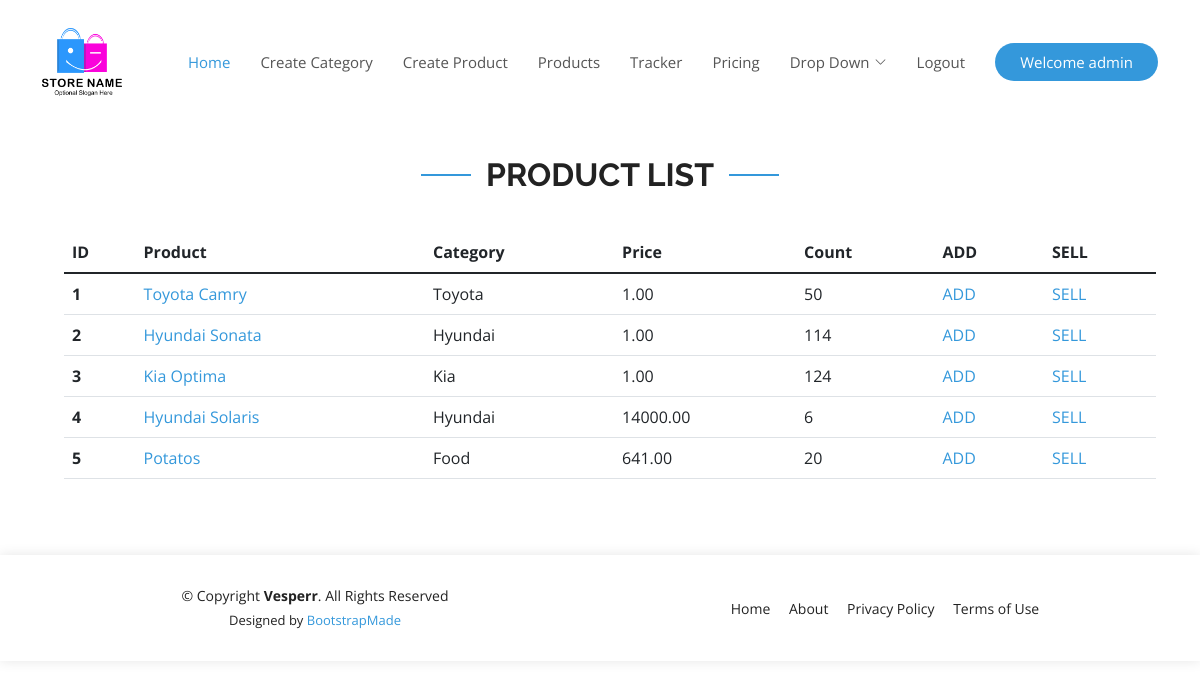
Screenshot of /products/ (signed in) with the database file from the repository.
### store/models.py (models this page shows, shortened)
class Product(models.Model):
    name = models.CharField(max_length=255)
    category = models.ForeignKey(Category, on_delete=models.CASCADE, related_name='product')
    price = models.DecimalField(max_digits=20, decimal_places=2)
    count = models.IntegerField()
    description = models.TextField(blank=True, null=True)
    created = models.DateTimeField(auto_now_add=True)
    updated = models.DateTimeField(auto_now=True)
    class Meta:
        verbose_name = 'Product'
        verbose_name_plural = 'Products'

class Category(models.Model):
    name = models.CharField(max_length=255)
    parent = models.ForeignKey('Category', on_delete=models.CASCADE, related_name='child', blank=True, null=True)
    slug = models.SlugField(max_length=255, unique=True)
    class Meta:
        verbose_name = 'Category'
        verbose_name_plural = 'Categories'
    def __str__(self):
        return self.name

### store/views.py (the view)
# urls.py: path('products/', views.products, name='products'),
def products(request):
    objects = Product.objects.all()
    paginator = Paginator(objects, 20)
    page_number = request.GET.get('page')
    page_obj = paginator.get_page(page_number)
    context = {'page_obj': page_obj}
    return render(request, 'store/products.html', context)

### store/templates/store/products.html (shortened to what this page needs)
{% extends 'base.html' %}
{% block content %}
<section id="category" class="category">
    <div class="container">
        <div class="section-title" data-aos="fade-up">
            <h2>Product List</h2>
        </div>
        <div class="row content">
            <div style="margin-left: 10px" class="row">
                <div class="col-md-12">
                    <table class="table">
                        <thead>
                        <tr>
                            <th scope="col">ID</th>
                            <th scope="col">Product</th>
                            <th scope="col">Category</th>
                            <th scope="col">Price</th>
                            <th scope="col">Count</th>
                            <th scope="col">ADD</th>
                            <th scope="col">SELL</th>
                        </tr>
                        </thead>
                        <tbody class="table-group-divider">
                        {% for obj in page_obj %}
                        <tr>
                            <th scope="row">{{obj.id}}</th>
                            <td>
                                <a href="{% url 'store:detail' pk=obj.pk %}">{{obj.name}}</a>
                            </td>
                            <td>{{obj.category}}</td>
                            <td>{{obj.price}}</td>
                            <td>{{obj.count}}</td>
                            <td>
                                <a href="{% url 'store:product_add' pk=obj.pk %}">ADD</a>
                            </td>
                            <td>
                                <a href="{% url 'store:product_add' pk=obj.pk %}">SELL</a>
                            </td>
                        </tr>
                        {% endfor %}
                        </tbody>
                    </table>
                </div>
            </div>
        </div>
    </div>
</section>
{% endblock %}

### templates/base.html (shortened to what this page needs)
{% load static %}
<!DOCTYPE html>
<html lang="en">
<head>
    <link href="{% static 'assets/vendor/aos/aos.css' %}" rel="stylesheet">
    <link href="{% static 'assets/vendor/bootstrap/css/bootstrap.min.css' %}" rel="stylesheet">
    <link href="{% static 'assets/vendor/bootstrap-icons/bootstrap-icons.css' %}" rel="stylesheet">
    <link href="{% static 'assets/vendor/boxicons/css/boxicons.min.css' %}" rel="stylesheet">
    <link href="{% static 'assets/vendor/glightbox/css/glightbox.min.css' %}" rel="stylesheet">
    <link href="{% static 'assets/vendor/remixicon/remixicon.css' %}" rel="stylesheet">
    <link href="{% static 'assets/vendor/swiper/swiper-bundle.min.css' %}" rel="stylesheet">
    <link href="{% static 'assets/css/style.css' %}" rel="stylesheet">
</head>
<body>
<header id="header" class="fixed-top d-flex align-items-center">
    <div class="container d-flex align-items-center justify-content-between">
        <div class="logo">
            <a href=""><img src="{% static 'assets/img/logo.png' %}" alt="" id="logo"></a>
        </div>
        <nav id="navbar" class="navbar">
            <ul>
                <li><a class="nav-link scrollto active" href="/">Home</a></li>
                <li><a class="nav-link scrollto" href="{% url 'store:create_category' %}">Create Category</a></li>
                <li><a class="nav-link scrollto" href="{% url 'store:create_product' %}">Create Product</a></li>
                <li><a class="nav-link scrollto " href="{% url 'store:products' %}">Products</a></li>
                <li><a class="nav-link scrollto" href="">Tracker</a></li>
                <li><a class="nav-link scrollto" href="#pricing">Pricing</a></li>
                <li class="dropdown"><a href="#"><span>Drop Down</span> <i class="bi bi-chevron-down"></i></a>
                </li>
                {% if request.user.is_authenticated %}
                <li><a class="nav-link scrollto" href="/siteauth/logout/">Logout</a></li>
                <li><a class="getstarted scrollto" href="#about">Welcome {{user.username}}</a></li>
                {% else %}
                <li><a class="nav-link scrollto" href="/siteauth/login/">SignIn</a></li>
                <li><a class="getstarted scrollto" href="#about">Welcome Guest</a></li>
                {% endif %}
            </ul>
        </nav>
    </div>
</header>
<main id="main">
    <br>
    <br>
    <br>
    <br>
    {% block content %}
    {% endblock %}
</main>
<footer id="footer">
    <div class="container">
        <div class="row d-flex align-items-center">
            <div class="col-lg-6 text-lg-left text-center">
                <div class="copyright">
                    &copy; Copyright <strong>Vesperr</strong>. All Rights Reserved
                </div>
                <div class="credits">
                    Designed by <a href="https://bootstrapmade.com/">BootstrapMade</a>
                </div>
            </div>
            <div class="col-lg-6">
                <nav class="footer-links text-lg-right text-center pt-2 pt-lg-0">
                    <a href="#intro" class="scrollto">Home</a>
                    <a href="#about" class="scrollto">About</a>
                    <a href="#">Privacy Policy</a>
                    <a href="#">Terms of Use</a>
                </nav>
            </div>
        </div>
    </div>
</footer>
</body>
</html>

### static/assets/css/style.css (style rules this page uses)
body { font-family: "Open Sans", sans-serif; color: #444444; }
a { color: #3498db; text-decoration: none; }
h1, h2, h3, h4, h5, h6 { font-family: "Raleway", sans-serif; }
#header { z-index: 997; transition: all 0.5s; padding: 22px 0; background: #fff; }
#header .logo img { padding: 0; margin: 0; max-height: 80px; }
.navbar { padding: 0; }
.navbar ul { margin: 0; padding: 0; display: flex; list-style: none; align-items: center; }
.navbar li { position: relative; }
.navbar a, .navbar a:focus { display: flex; align-items: center; justify-content: space-between; padding: 10px 0 10px 30px; font-size: 15px; font-weight: 400; color: #555555; white-space: nowrap; transition: 0.3s; }
.navbar a i, .navbar a:focus i { font-size: 12px; line-height: 0; margin-left: 5px; }
.navbar a:hover, .navbar .active, .navbar .active:focus, .navbar li:hover>a { color: #3498db; }
.navbar .getstarted, .navbar .getstarted:focus { background: #3498db; padding: 8px 25px; margin-left: 30px; border-radius: 50px; color: #fff; }
section { padding: 60px 0; overflow: hidden; }
.section-title { text-align: center; padding-bottom: 30px; }
.section-title h2 { font-size: 32px; font-weight: bold; text-transform: uppercase; position: relative; color: #222222; }
.section-title h2::before, .section-title h2::after { content: ""; width: 50px; height: 2px; background: #3498db; display: inline-block; }
.section-title h2::before { margin: 0 15px 10px 0; }
.section-title h2::after { margin: 0 0 10px 15px; }
#footer { background: #fff; box-shadow: 0px 0px 12px 0px rgba(0, 0, 0, 0.1); padding: 30px 0; color: #222222; font-size: 14px; }
#footer .credits { font-size: 13px; padding-top: 5px; color: #222222; }
#footer .footer-links a { color: #222222; padding-left: 15px; }
#footer .footer-links a:first-child { padding-left: 0; }

### rows the page displays
Product: id "1", name "Toyota Camry", category "Toyota", price "1.00", count "50"
Product: id "2", name "Hyundai Sonata", category "Hyundai", price "1.00", count "114"
Product: id "3", name "Kia Optima", category "Kia", price "1.00", count "124"
Product: id "4", name "Hyundai Solaris", category "Hyundai", price "14000.00", count "6"
Product: id "5", name "Potatos", category "Food", price "641.00", count "20"

### other values shown
{{ user.username }} "admin"
